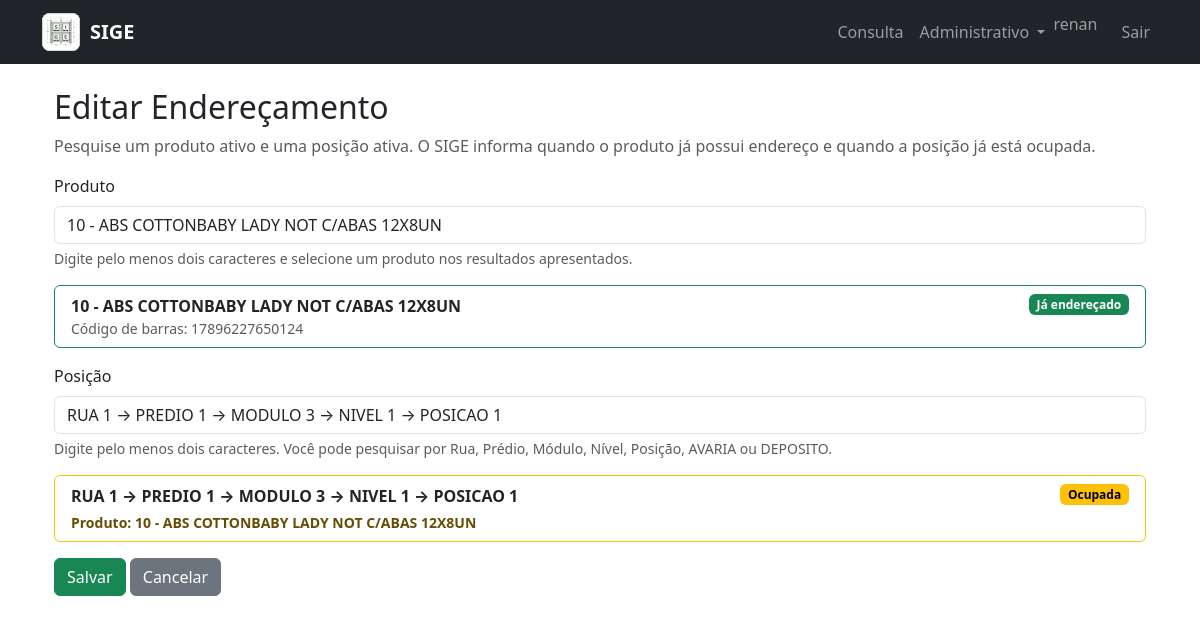
/admin/enderecos/editar/3 (signed in), run on the app's committed database.
### app/models/produto.py (models this page shows)
class Produto(db.Model):
    __tablename__ = "produto"
    id = db.Column(
        db.Integer,
        primary_key=True
    )
    codigo = db.Column(
        db.Integer,
        nullable=False,
        unique=True
    )
    codigo_barras = db.Column(
        db.String(30),
        nullable=True,
        unique=True
    )
    descricao = db.Column(
        db.String(200),
        nullable=False
    )
    ativo = db.Column(
        db.Boolean,
        default=True
    )
    data_cadastro = db.Column(
        db.DateTime,
        default=datetime.utcnow
    )
    enderecos = db.relationship(
        "ProdutoEndereco",
        backref="produto",
        lazy=True,
        cascade="all, delete-orphan"
    )

### app/models/posicao.py (models this page shows, shortened)
class Posicao(db.Model):
    __tablename__ = "posicao"
    id = db.Column(
        db.Integer,
        primary_key=True
    )
    nome = db.Column(
        db.String(50),
        nullable=False
    )
    nivel_id = db.Column(
        db.Integer,
        db.ForeignKey("nivel.id"),
        nullable=False
    )
    ativo = db.Column(
        db.Boolean,
        default=True
    )
    data_cadastro = db.Column(
        db.DateTime,
        default=datetime.utcnow
    )

### app/models/rua.py (models this page shows)
class Rua(db.Model):
    __tablename__ = "rua"
    id = db.Column(
        db.Integer,
        primary_key=True
    )
    nome = db.Column(
        db.String(50),
        nullable=False,
        unique=True
    )
    descricao = db.Column(
        db.String(200)
    )
    ativo = db.Column(
        db.Boolean,
        default=True
    )
    data_cadastro = db.Column(
        db.DateTime,
        default=datetime.utcnow
    )
    predios = db.relationship(
        "Predio",
        backref="rua",
        lazy=True,
        cascade="all, delete-orphan"
    )

### app/models/predio.py (models this page shows)
class Predio(db.Model):
    __tablename__ = "predio"
    id = db.Column(
        db.Integer,
        primary_key=True
    )
    nome = db.Column(
        db.String(50),
        nullable=False
    )
    rua_id = db.Column(
        db.Integer,
        db.ForeignKey("rua.id"),
        nullable=False
    )
    ativo = db.Column(
        db.Boolean,
        default=True
    )
    data_cadastro = db.Column(
        db.DateTime,
        default=datetime.utcnow
    )
    modulos = db.relationship(
        "Modulo",
        backref="predio",
        lazy=True,
        cascade="all, delete-orphan"
    )

### app/models/modulo.py (models this page shows, shortened)
class Modulo(db.Model):
    __tablename__ = "modulo"
    id = db.Column(
        db.Integer,
        primary_key=True
    )
    nome = db.Column(
        db.String(50),
        nullable=False
    )
    predio_id = db.Column(
        db.Integer,
        db.ForeignKey("predio.id"),
        nullable=False
    )
    ativo = db.Column(
        db.Boolean,
        default=True
    )
    data_cadastro = db.Column(
        db.DateTime,
        default=datetime.utcnow
    )
    niveis = db.relationship(
        "Nivel",
        backref="modulo",
        lazy=True,
        cascade="all, delete-orphan"
    )

### app/models/nivel.py (models this page shows, shortened)
class Nivel(db.Model):
    __tablename__ = "nivel"
    id = db.Column(
        db.Integer,
        primary_key=True
    )
    nome = db.Column(
        db.String(50),
        nullable=False
    )
    modulo_id = db.Column(
        db.Integer,
        db.ForeignKey("modulo.id"),
        nullable=False
    )
    ativo = db.Column(
        db.Boolean,
        default=True
    )
    data_cadastro = db.Column(
        db.DateTime,
        default=datetime.utcnow
    )
    posicoes = db.relationship(
        "Posicao",
        backref="nivel",
        lazy=True,
        cascade="all, delete-orphan"
    )

### app/routes/endereco.py (the view, shortened to what this page needs)
@endereco_bp.route("/editar/<int:id>", methods=["GET", "POST"])
def editar(id):
    endereco = ProdutoEndereco.query.get_or_404(id)
    produtos, posicoes = preparar_opcoes_formulario()
    return render_template(
        "endereco/form.html",
        endereco=endereco,
        produtos=produtos,
        posicoes=posicoes,
        produto_id_selecionado=endereco.produto_id,
        posicao_id_selecionada=endereco.posicao_id,
        conflito=None
    )

### app/templates/endereco/form.html (shortened to what this page needs)
{% extends "base.html" %}
{% block content %}
<div class="container mt-4">
    {% if endereco %}
        <h2>Editar Endereçamento</h2>
    {% else %}
        <h2>Novo Endereçamento</h2>
    {% endif %}
    <p class="text-muted">
        Pesquise um produto ativo e uma posição ativa.
        O SIGE informa quando o produto já possui endereço
        e quando a posição já está ocupada.
    </p>
    <form
        method="POST"
        id="form-endereco">
        <div class="mb-3 position-relative">
            <label
                for="pesquisa_produto"
                class="form-label">
                Produto
            </label>
            <input
                type="text"
                id="pesquisa_produto"
                class="form-control"
                autocomplete="off"
                placeholder="Digite código, código de barras ou descrição"
                value="{%- for produto in produtos -%}{%- if produto_id_selecionado == produto.id -%}{{ produto.codigo }} - {{ produto.descricao }}{%- endif -%}{%- endfor -%}"
                required>
            <div class="form-text">
                Digite pelo menos dois caracteres e selecione um produto
                nos resultados apresentados.
            </div>
            <div
                id="produto-selecionado"
                class="mt-3">
                {% for produto in produtos %}
                    {% if produto_id_selecionado == produto.id %}
                        <div class="card border-success">
                            <div class="card-body py-2">
                                <div class="d-flex justify-content-between align-items-start gap-3">
                                    <div>
                                        <div class="fw-bold">
                                            {{ produto.codigo }}
                                            -
                                            {{ produto.descricao }}
                                        </div>
                                        {% if produto.codigo_barras %}
                                            <div class="small text-muted">
                                                Código de barras:
                                                {{ produto.codigo_barras }}
                                            </div>
                                        {% endif %}
                                    </div>
                                    {% if produto.enderecado %}
                                        <span class="badge text-bg-success">
                                            Já endereçado
                                        </span>
                                    {% else %}
                                        <span class="badge text-bg-secondary">
                                            Livre
                                        </span>
                                    {% endif %}
                                </div>
                            </div>
                        </div>
                    {% endif %}
                {% endfor %}
            </div>
        </div>
        <div class="mb-3 position-relative">
            <label
                for="pesquisa_posicao"
                class="form-label">
                Posição
            </label>
            <input
                type="text"
                id="pesquisa_posicao"
                class="form-control"
                autocomplete="off"
                placeholder="Ex.: RUA 1 PREDIO 2 MODULO 1, AVARIA ou DEPOSITO"
                value="{%- for posicao in posicoes -%}{%- if posicao_id_selecionada == posicao.id -%}{{ posicao.nivel.modulo.predio.rua.nome }} → {{ posicao.nivel.modulo.predio.nome }} → {{ posicao.nivel.modulo.nome }} → {{ posicao.nivel.nome }} → {{ posicao.nome }}{%- endif -%}{%- endfor -%}"
                required>
            <div class="form-text">
                Digite pelo menos dois caracteres.
                Você pode pesquisar por Rua, Prédio, Módulo, Nível,
                Posição, AVARIA ou DEPOSITO.
            </div>
            <div
                id="posicao-selecionada"
                class="mt-3">
                {% for posicao in posicoes %}
                    {% if posicao_id_selecionada == posicao.id %}
                        <div class="card {% if posicao.ocupada %}border-warning{% else %}border-success{% endif %}">
                            <div class="card-body py-2">
                                <div class="d-flex justify-content-between align-items-start gap-3">
                                    <div class="fw-bold">
                                        {{ posicao.nivel.modulo.predio.rua.nome }}
                                        →
                                        {{ posicao.nivel.modulo.predio.nome }}
                                        →
                                        {{ posicao.nivel.modulo.nome }}
                                        →
                                        {{ posicao.nivel.nome }}
                                        →
                                        {{ posicao.nome }}
                                        {% if posicao.ocupada and posicao.produto_ocupante %}
                                            <div class="small text-warning-emphasis mt-1">
                                                Produto:
                                                {{ posicao.produto_ocupante.codigo }}
                                                -
                                                {{ posicao.produto_ocupante.descricao }}
                                            </div>
                                        {% endif %}
                                    </div>
                                    {% if posicao.ocupada %}
                                        <span class="badge text-bg-warning">
                                            Ocupada
                                        </span>
                                    {% else %}
                                        <span class="badge text-bg-success">
                                            Livre
                                        </span>
                                    {% endif %}
                                </div>
                            </div>
                        </div>
                    {% endif %}
                {% endfor %}
            </div>
        </div>
        {% if conflito %}
            <button
                type="submit"
                name="confirmar_substituicao"
                value="sim"
                class="btn btn-danger"
                onclick="return confirm('Confirma a retirada do produto atual e a substituição nesta posição?')">
                Confirmar substituição
            </button>
            {% if endereco %}
                <a
                    href="{{ url_for('endereco.editar', id=endereco.id) }}"
                    class="btn btn-secondary">
                    Cancelar substituição
                </a>
            {% else %}
                <a
                    href="{{ url_for('endereco.novo') }}"
                    class="btn btn-secondary">
                    Cancelar substituição
                </a>
            {% endif %}
        {% else %}
            <button
                type="submit"
                class="btn btn-success">
                Salvar
            </button>
            <a
                href="{{ url_for('endereco.listar') }}"
                class="btn btn-secondary">
                Cancelar
            </a>
        {% endif %}
    </form>
</div>
{% endblock %}

### data on the page
Produto: id.descricao "10 - ABS COTTONBABY LADY NOT C/ABAS 12X8UN"
Produto: codigo "10", descricao "ABS COTTONBABY LADY NOT C/ABAS 12X8UN", codigo_barras "17896227650124"
Posicao: id.nome "RUA 1 → PREDIO 1 → MODULO 3 → NIVEL 1 → POSICAO 1"
Posicao: nivel.modulo.predio.rua.nome "RUA 1", nivel.modulo.predio.nome "PREDIO 1", nivel.modulo.nome "MODULO 3", nivel.nome "NIVEL 1", nome "POSICAO 1", produto_ocupante.codigo "10", produto_ocupante.descricao "ABS COTTONBABY LADY NOT C/ABAS 12X8UN"

### other printed values
{{ session.get("usuario_nome") }} "renan"
